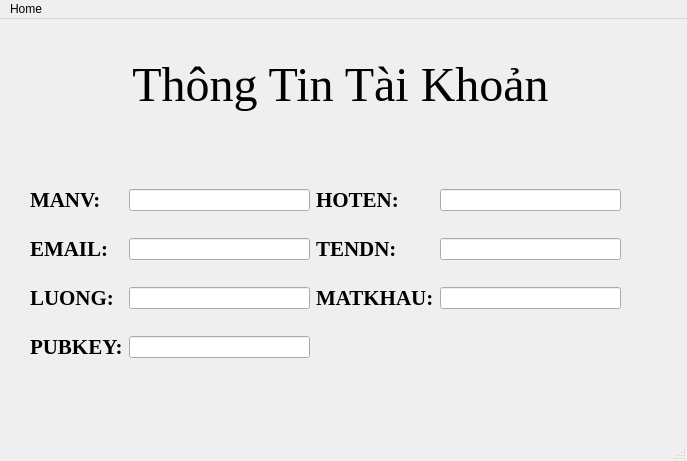
<?xml version="1.0" encoding="UTF-8"?>
<ui version="4.0">
 <class>MainWindow</class>
 <widget class="QMainWindow" name="MainWindow">
  <property name="geometry">
   <rect>
    <x>0</x>
    <y>0</y>
    <width>687</width>
    <height>461</height>
   </rect>
  </property>
  <property name="windowTitle">
   <string>MainWindow</string>
  </property>
  <widget class="QWidget" name="centralwidget">
   <widget class="QLabel" name="label">
    <property name="geometry">
     <rect>
      <x>10</x>
      <y>10</y>
      <width>661</width>
      <height>111</height>
     </rect>
    </property>
    <property name="font">
     <font>
      <family>Times New Roman</family>
      <pointsize>36</pointsize>
     </font>
    </property>
    <property name="text">
     <string>Thông Tin Tài Khoản</string>
    </property>
    <property name="alignment">
     <set>Qt::AlignCenter</set>
    </property>
   </widget>
   <widget class="QWidget" name="">
    <property name="geometry">
     <rect>
      <x>30</x>
      <y>150</y>
      <width>591</width>
      <height>211</height>
     </rect>
    </property>
    <layout class="QGridLayout" name="gridLayout">
     <item row="0" column="0">
      <widget class="QLabel" name="label_3">
       <property name="font">
        <font>
         <family>Times New Roman</family>
         <pointsize>16</pointsize>
         <weight>75</weight>
         <bold>true</bold>
        </font>
       </property>
       <property name="text">
        <string>MANV:</string>
       </property>
      </widget>
     </item>
     <item row="0" column="1">
      <widget class="QLineEdit" name="lineEdit"/>
     </item>
     <item row="0" column="2">
      <widget class="QLabel" name="label_4">
       <property name="font">
        <font>
         <family>Times New Roman</family>
         <pointsize>16</pointsize>
         <weight>75</weight>
         <bold>true</bold>
        </font>
       </property>
       <property name="text">
        <string>HOTEN:</string>
       </property>
      </widget>
     </item>
     <item row="0" column="3">
      <widget class="QLineEdit" name="lineEdit_4"/>
     </item>
     <item row="1" column="0">
      <widget class="QLabel" name="label_5">
       <property name="font">
        <font>
         <family>Times New Roman</family>
         <pointsize>16</pointsize>
         <weight>75</weight>
         <bold>true</bold>
        </font>
       </property>
       <property name="text">
        <string>EMAIL:</string>
       </property>
      </widget>
     </item>
     <item row="1" column="1">
      <widget class="QLineEdit" name="lineEdit_7"/>
     </item>
     <item row="1" column="2">
      <widget class="QLabel" name="label_7">
       <property name="font">
        <font>
         <family>Times New Roman</family>
         <pointsize>16</pointsize>
         <weight>75</weight>
         <bold>true</bold>
        </font>
       </property>
       <property name="text">
        <string>TENDN:</string>
       </property>
      </widget>
     </item>
     <item row="1" column="3">
      <widget class="QLineEdit" name="lineEdit_5"/>
     </item>
     <item row="2" column="0">
      <widget class="QLabel" name="label_6">
       <property name="font">
        <font>
         <family>Times New Roman</family>
         <pointsize>16</pointsize>
         <weight>75</weight>
         <bold>true</bold>
        </font>
       </property>
       <property name="text">
        <string>LUONG:</string>
       </property>
      </widget>
     </item>
     <item row="2" column="1">
      <widget class="QLineEdit" name="lineEdit_2"/>
     </item>
     <item row="2" column="2">
      <widget class="QLabel" name="label_8">
       <property name="font">
        <font>
         <family>Times New Roman</family>
         <pointsize>16</pointsize>
         <weight>75</weight>
         <bold>true</bold>
        </font>
       </property>
       <property name="text">
        <string>MATKHAU:</string>
       </property>
      </widget>
     </item>
     <item row="2" column="3">
      <widget class="QLineEdit" name="lineEdit_6"/>
     </item>
     <item row="3" column="0">
      <widget class="QLabel" name="label_9">
       <property name="font">
        <font>
         <family>Times New Roman</family>
         <pointsize>16</pointsize>
         <weight>75</weight>
         <bold>true</bold>
        </font>
       </property>
       <property name="text">
        <string>PUBKEY:</string>
       </property>
      </widget>
     </item>
     <item row="3" column="1">
      <widget class="QLineEdit" name="lineEdit_3"/>
     </item>
    </layout>
   </widget>
  </widget>
  <widget class="QStatusBar" name="statusbar"/>
  <widget class="QMenuBar" name="menubar">
   <property name="geometry">
    <rect>
     <x>0</x>
     <y>0</y>
     <width>687</width>
     <height>21</height>
    </rect>
   </property>
   <widget class="QMenu" name="menuT_i_Kho_n">
    <property name="title">
     <string>Home</string>
    </property>
    <widget class="QMenu" name="menuTai_Khoan">
     <property name="title">
      <string>Tai Khoan</string>
     </property>
     <addaction name="separator"/>
    </widget>
    <addaction name="menuTai_Khoan"/>
    <addaction name="actionQuan_Ly_Lop_Hoc"/>
   </widget>
   <addaction name="menuT_i_Kho_n"/>
  </widget>
  <action name="actionHome">
   <property name="text">
    <string>Home</string>
   </property>
  </action>
  <action name="actionThongo_Tin">
   <property name="text">
    <string/>
   </property>
  </action>
  <action name="actionHome_2">
   <property name="text">
    <string>Home</string>
   </property>
  </action>
  <action name="actionQuan_Ly_Lop_Hoc">
   <property name="text">
    <string>Quan Ly Lop Hoc</string>
   </property>
  </action>
 </widget>
 <resources/>
 <connections/>
</ui>
